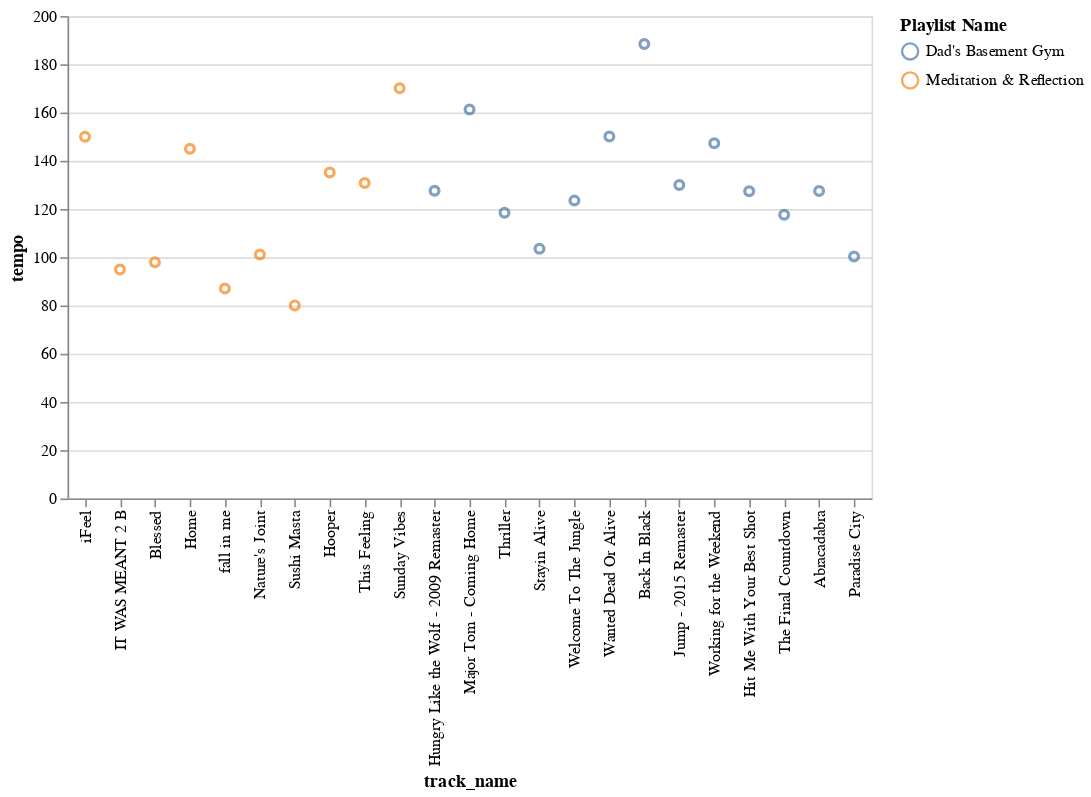

Notebook code for this chart:
### Markdown cell above
**Tempo Between Playlists**

Here we wanted to see if there was a meaningful difference in tempo between the two playlists. Interestingly, there is not a significant difference. "Meditation and Reflection" is only very slightly slower than "Dad's Basement Gym" on average.

### Code cell
alt.Chart(med_plus_gym).mark_point().encode(
    x=alt.X("track_name", sort=None),
    y='tempo',
    color="Playlist Name",
    tooltip=["artist", "track_name"]
).properties(
    width=500
)

### Figure 1 — Vega-Lite specification as saved in the notebook (floating-point values rounded to 4 significant figures)
{"config": {"view": {"continuousWidth": 400, "continuousHeight": 300}}, "data": {"name": "data-8cc23f68f72878769d52bd9a20ca84ec"}, "mark": "point", "encoding": {"color": {"type": "nominal", "field": "Playlist Name"}, "tooltip": [{"type": "nominal", "field": "artist"}, {"type": "nominal", "field": "track_name"}], "x": {"type": "nominal", "field": "track_name", "sort": null}, "y": {"type": "quantitative", "field": "tempo"}}, "width": 500, "$schema": "https://vega.github.io/schema/vega-lite/v4.8.1.json", "datasets": {"data-8cc23f68f72878769d52bd9a20ca84ec": [{"artist": "((( O )))", "album": "((( 2 )))", "track_name": "iFeel", "track_id": "7ilx6MENwjH6tUEt9kOH4S", "danceability": 0.608, "energy": 0.411, "key": 3, "loudness": -10.07, "mode": 1, "speechiness": 0.0344, "instrumentalness": 0.912, "liveness": 0.154, "valence": 0.104, "tempo": 150.0, "duration_ms": 269638, "time_signature": 4, "Playlist Name": "Meditation & Reflection"}, {"artist": "KAYTRANADA", "album": "NOTHIN LIKE U / CHANCES", "track_name": "IT WAS MEANT 2 B", "track_id": "1nDhL6yVejczIo4SwzUyvO", "danceability": 0.827, "energy": 0.577, "key": 1, "loudness": -8.119, "mode": 0, "speechiness": 0.202, "instrumentalness": 0.259, "liveness": 0.154, "valence": 0.489, "tempo": 94.91, "duration_ms": 240147, "time_signature": 4, "Playlist Name": "Meditation & Reflection"}, {"artist": "FKJ", "album": "French Kiwi Juice", "track_name": "Blessed", "track_id": "6VE2189Tetcqmaxrrf4if3", "danceability": 0.5, "energy": 0.601, "key": 6, "loudness": -8.87, "mode": 1, "speechiness": 0.0435, "instrumentalness": 0.48, "liveness": 0.0901, "valence": 0.384, "tempo": 97.97, "duration_ms": 265392, "time_signature": 4, "Playlist Name": "Meditation & Reflection"}, {"artist": "Medasin", "album": "Irene", "track_name": "Home", "track_id": "42NB7w0tDCag0mQpCtZe7Y", "danceability": 0.66, "energy": 0.45, "key": 4, "loudness": -11.01, "mode": 1, "speechiness": 0.0451, "instrumentalness": 0.714, "liveness": 0.374, "valence": 0.242, "tempo": 145.0, "duration_ms": 194547, "time_signature": 4, "Playlist Name": "Meditation & Reflection"}, {"artist": "((( O )))", "album": "((( 3 )))", "track_name": "fall in me", "track_id": "6gidVEFLd5oX25RL6n579O", "danceability": 0.464, "energy": 0.0582, "key": 5, "loudness": -17.91, "mode": 0, "speechiness": 0.0293, "instrumentalness": 0.0563, "liveness": 0.105, "valence": 0.174, "tempo": 87.03, "duration_ms": 133174, "time_signature": 4, "Playlist Name": "Meditation & Reflection"}, {"artist": "((( O )))", "album": "((( 1 )))", "track_name": "Nature's Joint", "track_id": "7hq5EkXfgUcIuxSpwx3hV1", "danceability": 0.377, "energy": 0.24, "key": 4, "loudness": -11.47, "mode": 1, "speechiness": 0.0389, "instrumentalness": 0.031, "liveness": 0.0975, "valence": 0.088, "tempo": 101.2, "duration_ms": 285545, "time_signature": 3, "Playlist Name": "Meditation & Reflection"}, {"artist": "Cookin Soul", "album": "Boa Bunda", "track_name": "Sushi Masta", "track_id": "7J6C7HMZS0qYN4XWie6lnA", "danceability": 0.603, "energy": 0.556, "key": 6, "loudness": -7.297, "mode": 0, "speechiness": 0.0373, "instrumentalness": 0.92, "liveness": 0.171, "valence": 0.617, "tempo": 80.06, "duration_ms": 156000, "time_signature": 4, "Playlist Name": "Meditation & Reflection"}, {"artist": "Kenny Beats", "album": "LOUIE", "track_name": "Hooper", "track_id": "2QK35TtLvYlOpV2zjw6vtt", "danceability": 0.635, "energy": 0.786, "key": 1, "loudness": -7.5, "mode": 0, "speechiness": 0.237, "instrumentalness": 0.00567, "liveness": 0.773, "valence": 0.356, "tempo": 135.1, "duration_ms": 87093, "time_signature": 4, "Playlist Name": "Meditation & Reflection"}, {"artist": "Alabama Shakes", "album": "Sound & Color", "track_name": "This Feeling", "track_id": "3IBhpCAFOJxynTfrw0t2LN", "danceability": 0.628, "energy": 0.329, "key": 7, "loudness": -11.42, "mode": 1, "speechiness": 0.036, "instrumentalness": 0.00335, "liveness": 0.11, "valence": 0.305, "tempo": 130.8, "duration_ms": 268853, "time_signature": 4, "Playlist Name": "Meditation & Reflection"}, {"artist": "Masego", "album": "The Pink Polo EP", "track_name": "Sunday Vibes", "track_id": "3l75jB2gKi4VpgklWIbTOz", "danceability": 0.691, "energy": 0.67, "key": 1, "loudness": -4.471, "mode": 1, "speechiness": 0.0644, "instrumentalness": 0.764, "liveness": 0.117, "valence": 0.22, "tempo": 170.1, "duration_ms": 226168, "time_signature": 4, "Playlist Name": "Meditation & Reflection"}, {"artist": "Duran Duran", "album": "Rio (Collector's Edition)", "track_name": "Hungry Like the Wolf - 2009 Remaster", "track_id": "39lSeqnyjZJejRuaREfyLL", "danceability": 0.691, "energy": 0.812, "key": 0, "loudness": -7.772, "mode": 1, "speechiness": 0.0558, "instrumentalness": 1.16e-06, "liveness": 0.299, "valence": 0.685, "tempo": 127.6, "duration_ms": 220627, "time_signature": 4, "Playlist Name": "Dad's Basement Gym"}, {"artist": "Peter Schilling", "album": "The Different Story (World Of Lust And Crime)", "track_name": "Major Tom - Coming Home", "track_id": "709ffFK4o4MtG1NKoLvOma", "danceability": 0.787, "energy": 0.42, "key": 4, "loudness": -14.32, "mode": 0, "speechiness": 0.0645, "instrumentalness": 0.164, "liveness": 0.169, "valence": 0.838, "tempo": 161.2, "duration_ms": 301373, "time_signature": 4, "Playlist Name": "Dad's Basement Gym"}, {"artist": "Michael Jackson", "album": "Thriller 25 Super Deluxe Edition", "track_name": "Thriller", "track_id": "3S2R0EVwBSAVMd5UMgKTL0", "danceability": 0.773, "energy": 0.859, "key": 11, "loudness": -4.913, "mode": 1, "speechiness": 0.0747, "instrumentalness": 0.000187, "liveness": 0.914, "valence": 0.813, "tempo": 118.5, "duration_ms": 357267, "time_signature": 4, "Playlist Name": "Dad's Basement Gym"}, {"artist": "Bee Gees", "album": "How Can You Mend A Broken Heart", "track_name": "Stayin Alive", "track_id": "5ubvP9oKmxLUVq506fgLhk", "danceability": 0.702, "energy": 0.773, "key": 10, "loudness": -9.256, "mode": 0, "speechiness": 0.0343, "instrumentalness": 0.00871, "liveness": 0.147, "valence": 0.953, "tempo": 103.6, "duration_ms": 285373, "time_signature": 4, "Playlist Name": "Dad's Basement Gym"}, {"artist": "Guns N' Roses", "album": "Appetite For Destruction", "track_name": "Welcome To The Jungle", "track_id": "0G21yYKMZoHa30cYVi1iA8", "danceability": 0.453, "energy": 0.987, "key": 8, "loudness": -4.485, "mode": 1, "speechiness": 0.0889, "instrumentalness": 0.283, "liveness": 0.268, "valence": 0.316, "tempo": 123.5, "duration_ms": 273480, "time_signature": 4, "Playlist Name": "Dad's Basement Gym"}, {"artist": "Bon Jovi", "album": "Slippery When Wet", "track_name": "Wanted Dead Or Alive", "track_id": "0oerlffJSzhRVvtDfLcp3N", "danceability": 0.252, "energy": 0.802, "key": 7, "loudness": -3.976, "mode": 1, "speechiness": 0.0391, "instrumentalness": 0.0146, "liveness": 0.309, "valence": 0.253, "tempo": 150.1, "duration_ms": 308667, "time_signature": 4, "Playlist Name": "Dad's Basement Gym"}, {"artist": "AC/DC", "album": "Back In Black", "track_name": "Back In Black", "track_id": "08mG3Y1vljYA6bvDt4Wqkj", "danceability": 0.31, "energy": 0.7, "key": 9, "loudness": -5.678, "mode": 1, "speechiness": 0.047, "instrumentalness": 0.00965, "liveness": 0.0828, "valence": 0.763, "tempo": 188.4, "duration_ms": 255493, "time_signature": 4, "Playlist Name": "Dad's Basement Gym"}, {"artist": "Van Halen", "album": "1984 (Remastered)", "track_name": "Jump - 2015 Remaster", "track_id": "7N3PAbqfTjSEU1edb2tY8j", "danceability": 0.572, "energy": 0.835, "key": 0, "loudness": -6.219, "mode": 1, "speechiness": 0.0317, "instrumentalness": 0.000377, "liveness": 0.0702, "valence": 0.795, "tempo": 130.0, "duration_ms": 241600, "time_signature": 4, "Playlist Name": "Dad's Basement Gym"}, {"artist": "Loverboy", "album": "We Are The '80s", "track_name": "Working for the Weekend", "track_id": "0sgDEFq9oeC8ueOK0mR5IA", "danceability": 0.526, "energy": 0.924, "key": 7, "loudness": -5.591, "mode": 1, "speechiness": 0.0391, "instrumentalness": 0.000728, "liveness": 0.598, "valence": 0.793, "tempo": 147.3, "duration_ms": 220707, "time_signature": 4, "Playlist Name": "Dad's Basement Gym"}, {"artist": "Pat Benatar", "album": "Crimes Of Passion", "track_name": "Hit Me With Your Best Shot", "track_id": "0vOkmmJEtjuFZDzrQSFzEE", "danceability": 0.741, "energy": 0.58, "key": 4, "loudness": -9.05, "mode": 1, "speechiness": 0.0304, "instrumentalness": 3.31e-05, "liveness": 0.212, "valence": 0.944, "tempo": 127.4, "duration_ms": 171267, "time_signature": 4, "Playlist Name": "Dad's Basement Gym"}, {"artist": "Europe", "album": "The Final Countdown (Expanded Edition)", "track_name": "The Final Countdown", "track_id": "3MrRksHupTVEQ7YbA0FsZK", "danceability": 0.529, "energy": 0.843, "key": 6, "loudness": -6.908, "mode": 0, "speechiness": 0.0616, "instrumentalness": 0.000827, "liveness": 0.0608, "valence": 0.188, "tempo": 117.7, "duration_ms": 310333, "time_signature": 4, "Playlist Name": "Dad's Basement Gym"}, {"artist": "Steve Miller Band", "album": "Abracadabra", "track_name": "Abracadabra", "track_id": "2E2ZVy2fxslpAUgbb4zu84", "danceability": 0.791, "energy": 0.535, "key": 9, "loudness": -13.26, "mode": 0, "speechiness": 0.0355, "instrumentalness": 1.96e-06, "liveness": 0.156, "valence": 0.963, "tempo": 127.5, "duration_ms": 308373, "time_signature": 4, "Playlist Name": "Dad's Basement Gym"}, {"artist": "Guns N' Roses", "album": "Appetite For Destruction", "track_name": "Paradise City", "track_id": "6eN1f9KNmiWEhpE2RhQqB5", "danceability": 0.268, "energy": 0.98, "key": 11, "loudness": -5.958, "mode": 1, "speechiness": 0.103, "instrumentalness": 0.00709, "liveness": 0.182, "valence": 0.395, "tempo": 100.3, "duration_ms": 405600, "time_signature": 4, "Playlist Name": "Dad's Basement Gym"}]}}
